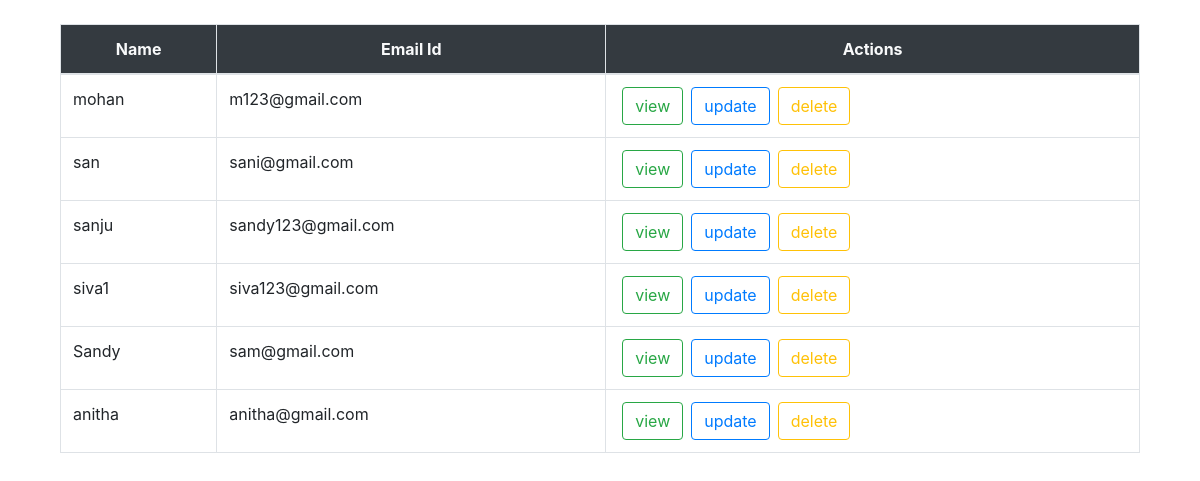
The app's page /display/ with its own data.
### FirstApp/models.py (models this page shows, shortened)
class Register(models.Model):
	name = models.CharField(max_length=50)
	email=models.EmailField(max_length=50)

### FirstApp/views.py (the view)
# urls.py: path('display/',views.display,name='dt'),
def display(r):
	data=Register.objects.all()
	return render(r,'html/display1.html',{'data':data})

### FirstApp/templates/html/display1.html (shortened to what this page needs)
{% load static %}
<!DOCTYPE html>
<html>
<head>
	<link rel="stylesheet" type="text/css" href="{% static 'css/bootstrap.min.css'%}">
</head>
<body>
	<div class="container mt-4">
		<div class="col-md">
			<table class="table table-bordered table-hover">
				<thead class="bg-dark text-center text-light">
					<th>Name</th>
					<th>Email Id</th>
					<th>Actions</th>
				</thead>
				<tbody>
					{% for row in data %}
					<tr>
						<td>{{row.name}}</td>
						<td>{{row.email}}</td>
						<td><a href="{% url 'sv' row.id %}" class="btn btn-outline-success mx-1">view</a><a href="{% url 'sup' row.id %}"class="btn btn-outline-primary mx-1">update</a><a href="{% url 'sd' row.id %}" class="btn btn-outline-warning mx-1">delete</a></td>
					</tr>
					{% endfor %}
				</tbody>
			</table>
		</div>
	</div>
</body>
</html>

### records on screen
Register: name "mohan", email "m123@gmail.com"
Register: name "san", email "sani@gmail.com"
Register: name "sanju", email "sandy123@gmail.com"
Register: name "siva1", email "siva123@gmail.com"
Register: name "Sandy", email "sam@gmail.com"
Register: name "anitha", email "anitha@gmail.com"
